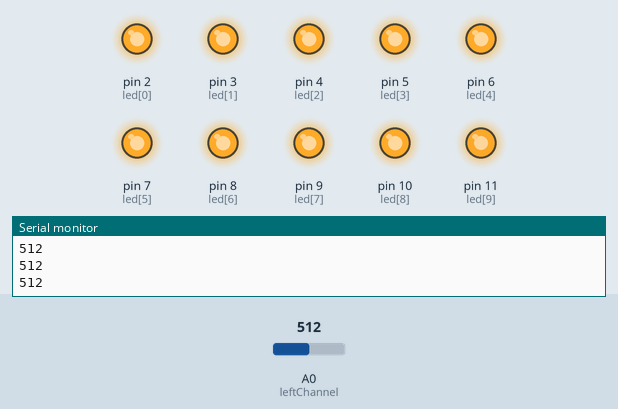
This sketch was run on a simulated Arduino Uno, built with avr-gcc and run on an emulated ATmega328P. Shown: output pins drawn as LEDs (lit = HIGH), the last lines printed to the serial monitor. The inputs (shaded band) are chosen by the test bench; at power-on: A0 (leftChannel) = 512.

Above: at 1.2 s.
1.3 s: A0 (leftChannel) set to 11
At 2.1 s:
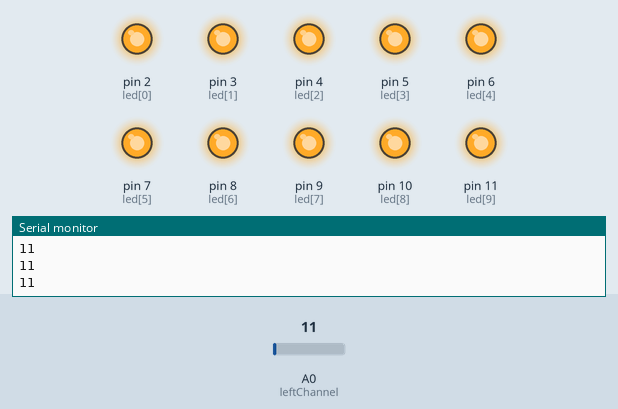
2.8 s: A0 (leftChannel) set to 8
At 3.5 s:
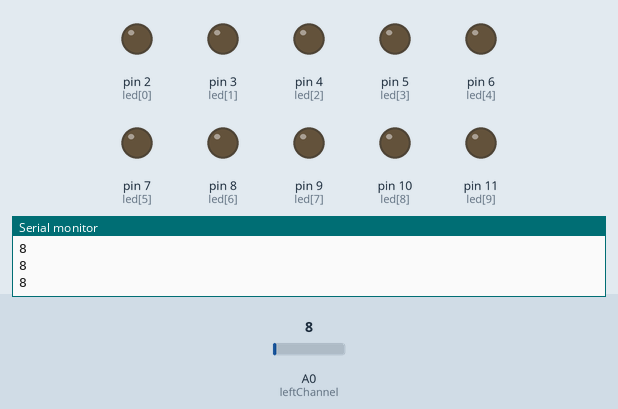
4.3 s: A0 (leftChannel) set to 122
At 5.3 s:
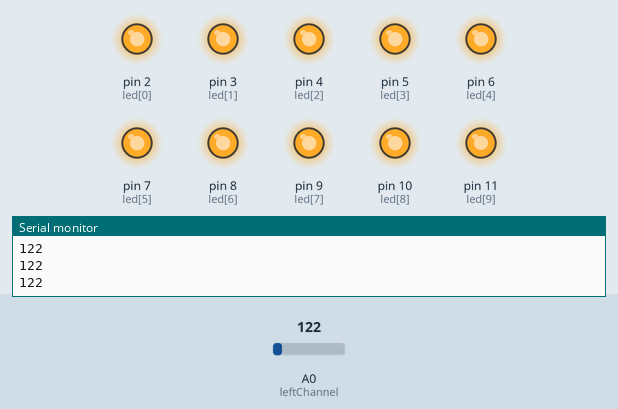
5.8 s: A0 (leftChannel) set to 0
At 7.0 s:
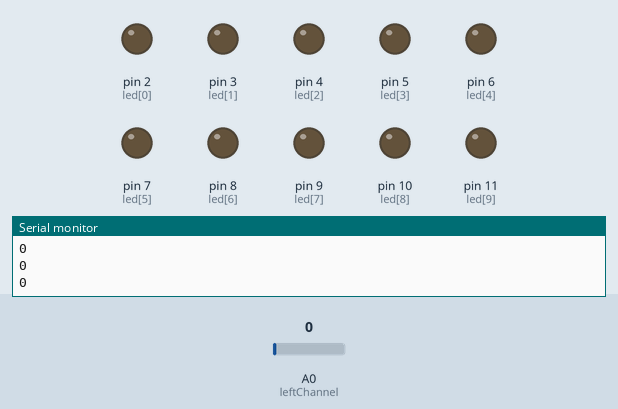
7.3 s: A0 (leftChannel) set to 20
At 8.1 s:
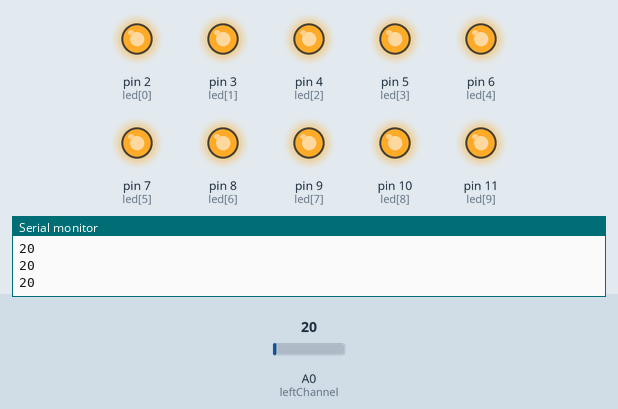
Timing chart, 0 to 9.8 s (numbered marks = the images above; inputs shaded):
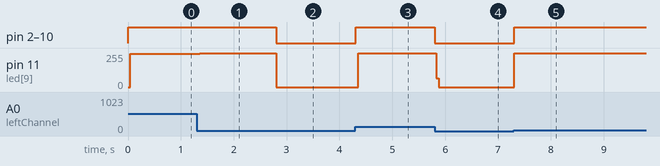

Measured:
- the behaviour switches between 10 and 9 on A0 (leftChannel) (found by bisection; images 1 and 2)
- after the input at 1.3 s, pin 11 (led[9]): 249/255 → 255/255 after 0.06 s
- after the input at 2.8 s, pin 2 (led[0]), pin 3 (led[1]), pin 4 (led[2]), pin 5 (led[3]), pin 6 (led[4]), pin 7 (led[5]), pin 8 (led[6]), pin 9 (led[7]), pin 10 (led[8]): HIGH → LOW at once; pin 11 (led[9]): 255/255 → 0/255 at once
- after the input at 4.3 s, pin 2 (led[0]), pin 3 (led[1]), pin 4 (led[2]), pin 5 (led[3]), pin 6 (led[4]), pin 7 (led[5]), pin 8 (led[6]), pin 9 (led[7]), pin 10 (led[8]): LOW → HIGH at once; pin 11 (led[9]): 0/255 → 252/255 after 0.06 s
- after the input at 5.8 s, pin 2 (led[0]), pin 3 (led[1]), pin 4 (led[2]), pin 5 (led[3]), pin 6 (led[4]), pin 7 (led[5]), pin 8 (led[6]), pin 9 (led[7]), pin 10 (led[8]): HIGH → LOW at once; pin 11 (led[9]): 252/255 → 0/255 at once
- after the input at 7.3 s, pin 2 (led[0]), pin 3 (led[1]), pin 4 (led[2]), pin 5 (led[3]), pin 6 (led[4]), pin 7 (led[5]), pin 8 (led[6]), pin 9 (led[7]), pin 10 (led[8]): LOW → HIGH at once; pin 11 (led[9]): 0/255 → 255/255 at once

The sketch:

VUmeter.ino
```cpp
// Led VU Meter Example
// Version 1.0
// Written by James Newbould


int led[12] = {
  2, 3, 4, 5, 6, 7, 8, 9, 10, 11, 12 ,13}; // Assign the pins for the leds
int leftChannel = 0;  // left channel input
int left, i;

void setup()
{
  for (i = 0; i < 10; i++)  // Tell the arduino that the leds are digital outputs
    pinMode(led[i], OUTPUT);
  Serial.begin(9600); // Uncomment to enable troubleshooting over serial.
}

void loop()
{
  left = analogRead(leftChannel);  // read the left channel
  Serial.println(left);  // uncomment to check the raw input.
  left = left / 10;    // adjusts the sensitivity
  //Serial.println(left);  // uncomment to check the modified input.
  // left = 1500;  // uncomment to test all leds light.
  // left = 0;    // uncomment to check the leds are not lit when the input is 0.

  if (left == 0)  // if the volume is 0 then turn off all leds
  {
    for(i = 0; i < 10; i++)
    {
      digitalWrite(led[i], LOW);
    }
  }

  else
  {
    if(left < 3)
    {
  digitalWrite(12, LOW);digitalWrite(13, LOW);
      digitalWrite(11, HIGH);
      for(i = 0; i < 10; i++){
        digitalWrite(led[i], HIGH);
      }
    }
    else if (left >3 && left <5)
    {
      digitalWrite(11, LOW);digitalWrite(12, LOW);
      digitalWrite(13, HIGH);
      for(i = 0; i < 10; i++)
      {
        digitalWrite(led[i], HIGH);
      }
    }
    else if (left >5)
    {
      digitalWrite(13, LOW);digitalWrite(11, LOW);
      digitalWrite(12, HIGH);
      for(i = 0; i < 10; i++)
      {
        digitalWrite(led[i], HIGH);
      }
    }

  }
}
```
